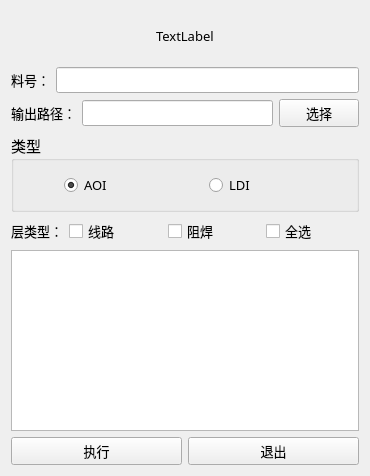
<?xml version="1.0" encoding="UTF-8"?>
<ui version="4.0">
 <class>Form</class>
 <widget class="QWidget" name="Form">
  <property name="geometry">
   <rect>
    <x>0</x>
    <y>0</y>
    <width>370</width>
    <height>476</height>
   </rect>
  </property>
  <property name="font">
   <font>
    <family>微软雅黑</family>
    <pointsize>10</pointsize>
   </font>
  </property>
  <property name="windowTitle">
   <string>AOI和LDI资料导出</string>
  </property>
  <layout class="QVBoxLayout" name="verticalLayout" stretch="0,0,0,0,0,1,0">
   <item>
    <layout class="QHBoxLayout" name="horizontalLayout">
     <item>
      <spacer name="horizontalSpacer">
       <property name="orientation">
        <enum>Qt::Horizontal</enum>
       </property>
       <property name="sizeHint" stdset="0">
        <size>
         <width>40</width>
         <height>20</height>
        </size>
       </property>
      </spacer>
     </item>
     <item>
      <widget class="QLabel" name="label_logo">
       <property name="minimumSize">
        <size>
         <width>0</width>
         <height>50</height>
        </size>
       </property>
       <property name="text">
        <string>TextLabel</string>
       </property>
      </widget>
     </item>
     <item>
      <spacer name="horizontalSpacer_2">
       <property name="orientation">
        <enum>Qt::Horizontal</enum>
       </property>
       <property name="sizeHint" stdset="0">
        <size>
         <width>40</width>
         <height>20</height>
        </size>
       </property>
      </spacer>
     </item>
    </layout>
   </item>
   <item>
    <layout class="QHBoxLayout" name="horizontalLayout_4">
     <item>
      <widget class="QLabel" name="label_2">
       <property name="text">
        <string>料号：</string>
       </property>
      </widget>
     </item>
     <item>
      <widget class="QLineEdit" name="lineEdit_jobname">
       <property name="readOnly">
        <bool>true</bool>
       </property>
      </widget>
     </item>
    </layout>
   </item>
   <item>
    <layout class="QHBoxLayout" name="horizontalLayout_3">
     <item>
      <widget class="QLabel" name="label_3">
       <property name="text">
        <string>输出路径：</string>
       </property>
      </widget>
     </item>
     <item>
      <widget class="QLineEdit" name="lineEdit_path"/>
     </item>
     <item>
      <widget class="QPushButton" name="pushButton_path">
       <property name="cursor">
        <cursorShape>PointingHandCursor</cursorShape>
       </property>
       <property name="text">
        <string>选择</string>
       </property>
      </widget>
     </item>
    </layout>
   </item>
   <item>
    <widget class="QGroupBox" name="groupBox">
     <property name="font">
      <font>
       <family>微软雅黑</family>
       <pointsize>11</pointsize>
      </font>
     </property>
     <property name="title">
      <string>类型</string>
     </property>
     <layout class="QHBoxLayout" name="horizontalLayout_2">
      <property name="spacing">
       <number>6</number>
      </property>
      <property name="leftMargin">
       <number>50</number>
      </property>
      <property name="topMargin">
       <number>12</number>
      </property>
      <property name="bottomMargin">
       <number>12</number>
      </property>
      <item>
       <widget class="QRadioButton" name="radioButton_aoi">
        <property name="font">
         <font>
          <family>微软雅黑</family>
          <pointsize>10</pointsize>
         </font>
        </property>
        <property name="text">
         <string>AOI</string>
        </property>
        <property name="checked">
         <bool>true</bool>
        </property>
       </widget>
      </item>
      <item>
       <widget class="QRadioButton" name="radioButton_ldi">
        <property name="font">
         <font>
          <family>微软雅黑</family>
          <pointsize>10</pointsize>
         </font>
        </property>
        <property name="text">
         <string>LDI</string>
        </property>
       </widget>
      </item>
     </layout>
    </widget>
   </item>
   <item>
    <layout class="QHBoxLayout" name="horizontalLayout_6" stretch="0,1">
     <item>
      <widget class="QLabel" name="label_4">
       <property name="text">
        <string>层类型：</string>
       </property>
      </widget>
     </item>
     <item>
      <layout class="QHBoxLayout" name="horizontalLayout_5">
       <item>
        <widget class="QCheckBox" name="checkBox_signal">
         <property name="text">
          <string>线路</string>
         </property>
        </widget>
       </item>
       <item>
        <widget class="QCheckBox" name="checkBox_drill">
         <property name="text">
          <string>阻焊</string>
         </property>
        </widget>
       </item>
       <item>
        <widget class="QCheckBox" name="checkBox_select_all">
         <property name="text">
          <string>全选</string>
         </property>
        </widget>
       </item>
      </layout>
     </item>
    </layout>
   </item>
   <item>
    <widget class="QTableWidget" name="tableWidget"/>
   </item>
   <item>
    <layout class="QHBoxLayout" name="horizontalLayout_7">
     <item>
      <widget class="QPushButton" name="pushButton_exec">
       <property name="cursor">
        <cursorShape>PointingHandCursor</cursorShape>
       </property>
       <property name="text">
        <string>执行</string>
       </property>
      </widget>
     </item>
     <item>
      <widget class="QPushButton" name="pushButton_exit">
       <property name="cursor">
        <cursorShape>PointingHandCursor</cursorShape>
       </property>
       <property name="text">
        <string>退出</string>
       </property>
      </widget>
     </item>
    </layout>
   </item>
  </layout>
 </widget>
 <resources/>
 <connections/>
</ui>
